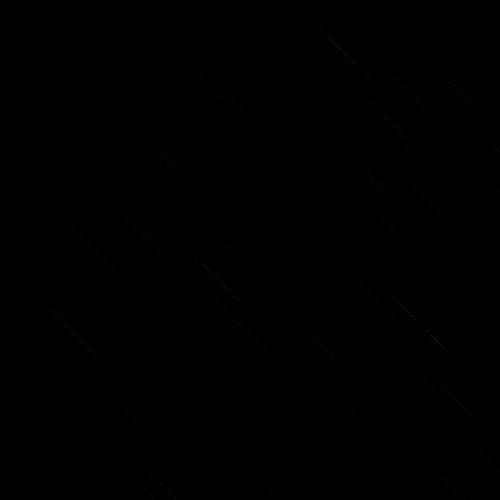
Frame 1 (no input)
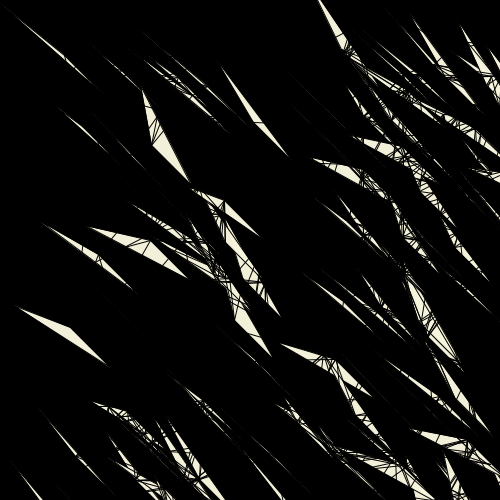
Frame 60 (the mouse pressed at the canvas centre just before this capture)
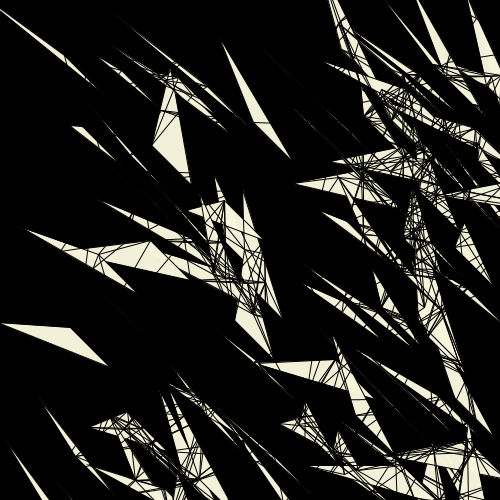
Frame 120 (the mouse held since frame 60 and released just before this capture)

The Processing sketch that drew these frames (run headless with seeded random() and noise(); from frame 60 on, the mouse is pressed at the canvas centre):

// Processing sketch: processing_172616
// ── processing_172616.pde

int num = 100;
Triangle[] triangle_array = new Triangle[num];

class Triangle
{
 
 float x,y,x1,y1,x2,y2;
 float vx,vy;
 float drag;
 
Triangle()
{
x = random(width);
y = random(height);
x1 = x+40;
y1 = y+40;
x2 = x1+40;
y2 = y1+40;
drag = .099;
vy = random(-5,5);
vx = random(-5,5);

}

void update()
{
x+=vx*drag;
y+=vy*drag;

}

void display()
{
pushMatrix();
fill(247,245,220,250);
triangle(x,y,x1,y1,x2,y2);
translate(x,y);
translate(x1,y1);
translate(x2,y2);
popMatrix();
}

}



void setup()
{
size(500,500);

for(int i=0; i<num; i++)
  {
    triangle_array[i] = new Triangle();  
  }
}


void draw()
{
background(0);

  for(int i=0; i<num; i++)
  {
   triangle_array[i].update();
   triangle_array[i].display();
     
  }
 
 
for(int i = 0; i<num; i++)
{
 for(int j = i+1; j<num; j++)
 {
  
  float x3 = triangle_array[i].x;
  float y3 = triangle_array[i].y;
  float x4 = triangle_array[j].x;
  float y4 = triangle_array[j].y;
  float x5 = triangle_array[i].x1;
  float y5 = triangle_array[i].y1;
  float x6 = triangle_array[j].x1;
  float y6 = triangle_array[j].y1;
  float x7 = triangle_array[i].x2;
  float y7 = triangle_array[i].y2;
  float x8 = triangle_array[j].x2;
  float y8 = triangle_array[j].y2;
  
  if(dist(x3,y3,x4,y4) < 80)
  {
    line (x3,y3,x4,y4);
  }
  if(dist(x5,y5,x6,y6) < 80)
  {
    line (x5,y5,x6,y6);
  }
  if(dist(x7,y7,x8,y8) < 80)
  {
    line (x7,y7,x8,y8);
  }
 }

}

}
